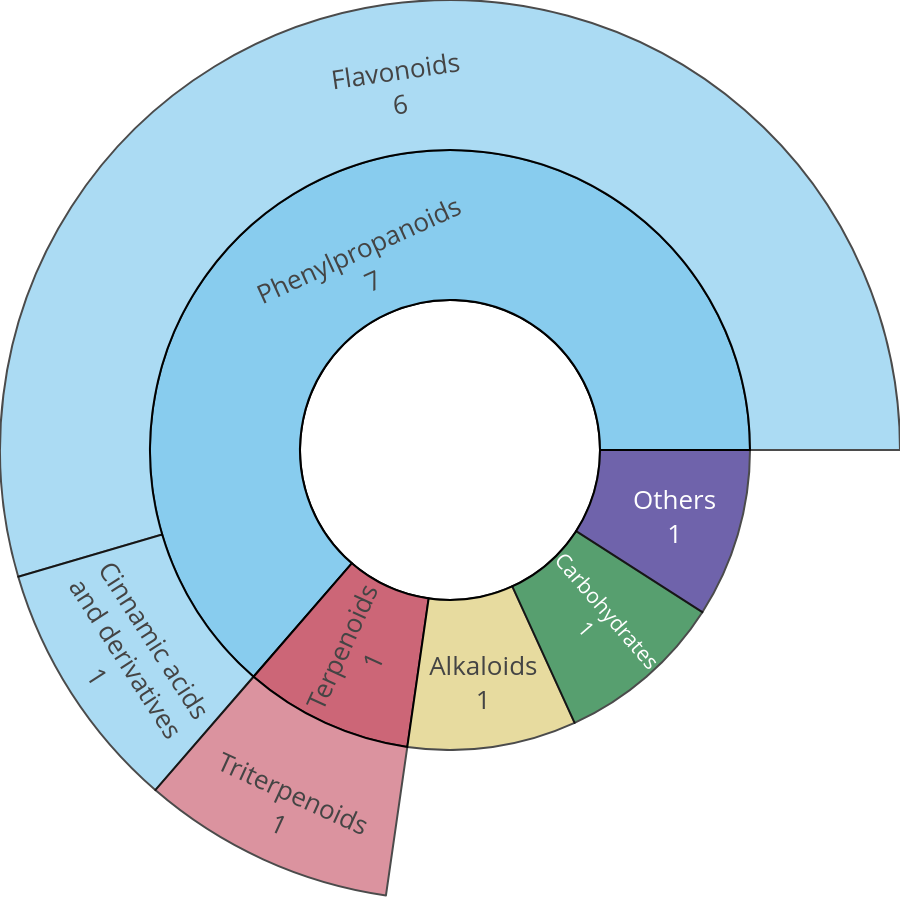

Here is the notebook cell this chart was saved with:
### Markdown cell above
## Lemon vs orange HLB

### Code cell
labels = [
'Phenylpropanoids',
'Terpenoids',
'Alkaloids',
'Carbohydrates',
'Others',
'Flavonoids',
'Cinnamic acids<br>and derivatives',
'Triterpenoids',
]


parents = [
' ',
' ',
' ',
' ',
' ',
'Phenylpropanoids',
'Phenylpropanoids',
'Terpenoids',
]


values = [
'7',
'1',
'1',
'1',
'1',
'6',
'1',
'1',
]


fig =go.Figure(go.Sunburst(
    labels=labels,
    parents=parents,
    values=values,
    branchvalues="total",
    marker=dict(line=dict(color="black", width=2)), # contour noir
    textfont=dict(size=20),
    textinfo="label+value"  # ajouter valeurs
))

fig.update_traces(
    textfont_size=26   # augmente la taille ici
)

# Update layout for tight margin
fig.update_layout(margin = dict(t=0, l=0, r=0, b=0))

fig.update_layout(
    width=900,   # adjust width as needed
    height=900,   # adjust height as needed
    sunburstcolorway=px.colors.qualitative.Safe,
    extendsunburstcolors=True
)

fig.show()

### Figure 1 — Plotly figure (JSON) as saved in the notebook; plotly's stock layout.template omitted (floating-point values rounded to 4 significant figures)
{"data": [{"branchvalues": "total", "labels": ["Phenylpropanoids", "Terpenoids", "Alkaloids", "Carbohydrates", "Others", "Flavonoids", "Cinnamic acids<br>and derivatives", "Triterpenoids"], "marker": {"line": {"color": "black", "width": 2}}, "parents": [" ", " ", " ", " ", " ", "Phenylpropanoids", "Phenylpropanoids", "Terpenoids"], "textfont": {"size": 26}, "textinfo": "label+value", "type": "sunburst", "values": ["7", "1", "1", "1", "1", "6", "1", "1"]}], "layout": {"extendsunburstcolors": true, "height": 900, "margin": {"b": 0, "l": 0, "r": 0, "t": 0}, "sunburstcolorway": ["rgb(136, 204, 238)", "rgb(204, 102, 119)", "rgb(221, 204, 119)", "rgb(17, 119, 51)", "rgb(51, 34, 136)", "rgb(170, 68, 153)", "rgb(68, 170, 153)", "rgb(153, 153, 51)", "rgb(136, 34, 85)", "rgb(102, 17, 0)", "rgb(136, 136, 136)"], "width": 900}}
